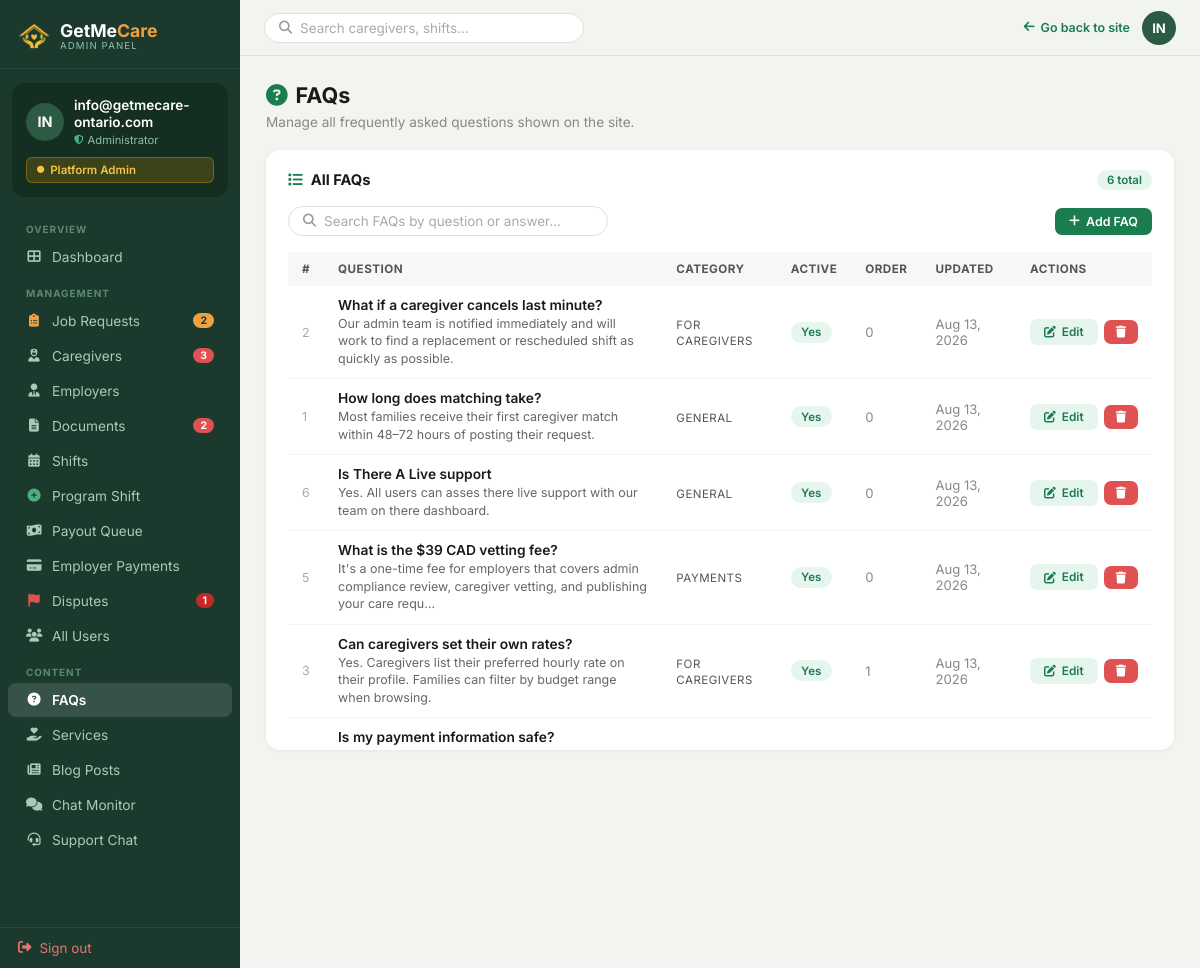
Page /admin-panel/faqs/ (signed in) on the committed database.
### Account/models.py (models this page shows, shortened)
class CustomUser(AbstractUser):
    EMPLOYER = 'employer'
    CAREGIVER = 'caregiver'
    ROLE_CHOICES = [
        (EMPLOYER, 'Employer / Family'),
        (CAREGIVER, 'Caregiver / PSW'),
    ]
    role = models.CharField(
        max_length=20,
        choices=ROLE_CHOICES,
        default=EMPLOYER,
    )
    phone = models.CharField(max_length=20, blank=True)
    @property
    def is_admin(self):
        return self.is_superuser or self.is_staff
    @property
    def is_employer(self):
        return self.role == self.EMPLOYER and not self.is_admin
    @property
    def is_caregiver(self):
        return self.role == self.CAREGIVER and not self.is_admin

### AdminApp/models.py (models this page shows, shortened)
class Faq(models.Model):
    CAT_GENERAL      = 'general'
    CAT_SERVICES     = 'services'
    CAT_PRICING      = 'pricing'
    CAT_HOW_IT_WORKS = 'how_it_works'
    CAT_VERIFICATION = 'verification'
    CAT_SCHEDULING   = 'scheduling'
    CAT_PAYMENTS     = 'payments'
    CAT_CAREGIVERS   = 'caregivers'
    CAT_COVERAGE     = 'coverage'
    CAT_SUPPORT      = 'support'
    CATEGORY_CHOICES = [
        (CAT_GENERAL,      'General'),
        (CAT_SERVICES,     'Services'),
        (CAT_PRICING,      'Pricing & Rates'),
        (CAT_HOW_IT_WORKS, 'How It Works'),
        (CAT_VERIFICATION, 'Caregiver Verification'),
        (CAT_SCHEDULING,   'Scheduling'),
        (CAT_PAYMENTS,     'Payments'),
        (CAT_CAREGIVERS,   'For Caregivers'),
        (CAT_COVERAGE,     'Coverage'),
        (CAT_SUPPORT,      'Support'),
    ]
    question   = models.CharField(max_length=255, help_text="The question shown to visitors.")
    answer     = models.TextField(help_text="The full answer body.")
    category   = models.CharField(max_length=20, choices=CATEGORY_CHOICES, default=CAT_GENERAL)
    is_active  = models.BooleanField(default=True, help_text="Unchecked hides this FAQ from the public site.")
    order      = models.PositiveIntegerField(default=0, help_text="Lower numbers appear first.")
    created_at = models.DateTimeField(auto_now_add=True)
    updated_at = models.DateTimeField(auto_now=True)
    class Meta:
        ordering = ['order', 'category', 'question']
        verbose_name = 'FAQ'
        verbose_name_plural = 'FAQs'

### AdminApp/views.py (the view)
    @login_required(login_url='Account:login')
    def wrapper(request, *args, **kwargs):
        if not (request.user.is_staff or request.user.is_superuser):
            messages.error(request, 'Access denied. Admin account required.')
            return redirect('Account:login')
        return view_func(request, *args, **kwargs)

### Account/views.py (called while the page is built, shortened)
def ensure_user_notifications(user):
    if not user or not user.is_authenticated:
        return
    if user.notifications.exists():
        return

### AdminApp/views.py (called while the page is built)
def admin_required(view_func):
    @login_required(login_url='Account:login')
    def wrapper(request, *args, **kwargs):
        if not (request.user.is_staff or request.user.is_superuser):
            messages.error(request, 'Access denied. Admin account required.')
            return redirect('Account:login')
        return view_func(request, *args, **kwargs)
    wrapper.__name__ = view_func.__name__
    return wrapper

def _admin_sidebar():
    from Account.models import EmployerPayment, Dispute, JobPosting
    return {
        'pending_docs':            CaregiverDocument.objects.filter(status=CaregiverDocument.STATUS_PENDING).count(),
        'pending_profiles':        CaregiverProfile.objects.filter(status=CaregiverProfile.STATUS_PENDING).count(),
        'open_jobs_count':         JobPosting.objects.filter(status=JobPosting.STATUS_OPEN).count(),
        'employer_payments_count': EmployerPayment.objects.filter(admin_seen=False).count(),
        'payout_queue_count':      ShiftLog.objects.filter(payment_status=ShiftLog.PAY_PENDING).count(),
        'counts': {
            'open': Dispute.objects.filter(status=Dispute.STATUS_OPEN).count(),
        },
    }

@admin_required
def faq_list(request):
    q = request.GET.get('q', '').strip()
    faqs = Faq.objects.all().order_by('order', 'category', 'question')
    if q:
        faqs = faqs.filter(
            Q(question__icontains=q) | Q(answer__icontains=q)
        )
    ctx = _admin_sidebar()
    ctx['faqs'] = faqs
    ctx['search_q'] = q
    return render(request, 'AdminApp/faq-list.html', ctx)

### GETMECARE/context_processors.py (called while the page is built)
def _get_support_unread_count(user):
    try:
        from Chatbot.models import SupportMessage
        return SupportMessage.objects.filter(
            chat__user=user,
            is_read=False,
        ).exclude(sender=user).count()
    except Exception:
        return 0

def admin_whatsapp_number(request):
    from django.conf import settings
    return {
        'admin_whatsapp_number': getattr(settings, 'ADMIN_WHATSAPP_NUMBER', '+12494812647'),
    }

### templates/AdminApp/faq-list.html (shortened to what this page needs)
{% extends "AdminApp/base_admin.html" %}
{% block content %}
<div style="margin-bottom:20px">
  <h1 class="adm-page-title" style="margin-bottom:6px">
    <i class="fas fa-question-circle" style="color:#1b7d4f;margin-right:8px"></i>FAQs
  </h1>
  <p style="font-size:.85rem;color:#888">Manage all frequently asked questions shown on the site.</p>
</div>
<div class="adm-card">
  <div class="adm-card-pad">
    <div style="font-size:.92rem;font-weight:700;color:#1a1a1a;margin-bottom:16px;
                display:flex;align-items:center;gap:8px">
      <i class="fas fa-list" style="color:#1b7d4f"></i> All FAQs
      <span style="margin-left:auto;font-size:.72rem;font-weight:600;
                   background:#e6f5ee;color:#1b7d4f;border-radius:20px;padding:3px 10px">
        {% if search_q %}{{ faqs|length }} result{{ faqs|length|pluralize }}{% else %}{{ faqs|length }} total{% endif %}
      </span>
    </div>
    <div style="display:flex;justify-content:space-between;align-items:center;gap:12px;flex-wrap:wrap;margin-bottom:16px">
      <form method="get" action="" style="flex:1;min-width:200px">
        <div class="adm-search">
          <i class="fas fa-search"></i>
          <input type="text" name="q" placeholder="Search FAQs by question or answer…" value="{{ request.GET.q|default:'' }}">
        </div>
      </form>
      <a href="{% url 'AdminApp:faq_add' %}" class="adm-btn adm-btn-green" style="flex-shrink:0">
        <i class="fas fa-plus"></i> Add FAQ
      </a>
    </div>
    <div class="scroll-table-wrap">
      <table class="adm-table">
        <thead>
          <tr>
            <th>#</th>
            <th>Question</th>
            <th>Category</th>
            <th>Active</th>
            <th>Order</th>
            <th>Updated</th>
            <th>Actions</th>
          </tr>
        </thead>
        <tbody>
          {% for f in faqs %}
          <tr>
            <td style="color:#aaa;font-size:.78rem">{{ f.pk }}</td>
            <td>
              <div class="faq-q">{{ f.question }}</div>
              <div class="faq-a">{{ f.answer|truncatechars:120 }}</div>
            </td>
            <td><span class="faq-cat">{{ f.get_category_display }}</span></td>
            <td>
              {% if f.is_active %}<span class="badge badge-green">Yes</span>
              {% else %}<span class="badge badge-grey">No</span>{% endif %}
            </td>
            <td style="color:#888;font-size:.82rem">{{ f.order }}</td>
            <td style="color:#888;font-size:.82rem">{{ f.updated_at|date:"M d, Y" }}</td>
            <td>
              <div style="display:flex;gap:6px;align-items:center">
                <a href="{% url 'AdminApp:faq_edit' f.pk %}" class="adm-btn adm-btn-view" style="font-size:.74rem">
                  <i class="fas fa-edit"></i> Edit
                </a>
                <form method="post" action="{% url 'AdminApp:faq_delete' f.pk %}" style="display:inline" onsubmit="return confirm('Delete FAQ “{{ f.question|escapejs }}”? This cannot be undone.');">
                  <button type="submit" class="adm-btn adm-btn-danger" style="font-size:.74rem;padding:6px 12px">
                    <i class="fas fa-trash"></i>
                  </button>
                </form>
              </div>
            </td>
          </tr>
          {% endfor %}
        </tbody>
      </table>
    </div>
  </div>
</div>
{% endblock %}

### templates/AdminApp/base_admin.html (shortened to what this page needs)
{% load static %}
<!doctype html>
<html lang="en">
<head>
  <link rel="stylesheet" href="https://cdnjs.cloudflare.com/ajax/libs/font-awesome/6.4.0/css/all.min.css"/>
</head>
<body>
<aside class="adm-sidebar" id="adm-sidebar">
  <div class="adm-logo">
    <a href="{% url 'home' %}">
      <img src="{% static 'Caregiver/images/sitelog.png' %}" alt="GetMeCare Ontario logo" style="width:32px;height:32px;object-fit:contain;filter:brightness(0) saturate(100%) invert(72%) sepia(60%) saturate(600%) hue-rotate(345deg) brightness(105%) contrast(95%)">
      <div>
        <div class="adm-logo-name">GetMe<span style="color:#F0A040">Care</span></div>
        <div class="adm-logo-sub">Admin Panel</div>
      </div>
    </a>
  </div>
  <div class="adm-profile">
    <div class="adm-profile-row">
      <div class="adm-av">{% if request.user.first_name %}{{ request.user.first_name|first|upper }}{{ request.user.last_name|first|upper }}{% else %}{{ request.user.username|slice:":2"|upper }}{% endif %}</div>
      <div>
        <div class="adm-av-name">{{ request.user.get_full_name|default:request.user.username }}</div>
        <div class="adm-av-role"><i class="fas fa-shield-alt" style="color:#4caf7d;font-size:.6rem;"></i> Administrator</div>
      </div>
    </div>
    <div class="adm-badge"><i class="fas fa-circle" style="font-size:.45rem;"></i> Platform Admin</div>
  </div>
  <div class="adm-nav">
    <div class="adm-nav-section">Overview</div>
    <a href="{% url 'AdminApp:dashboard' %}" {% if request.resolver_match.url_name == 'dashboard' %}class="active"{% endif %}>
      <i class="fas fa-th-large"></i> Dashboard
    </a>
    <div class="adm-nav-section">Management</div>
    <a href="{% url 'AdminApp:job_requests' %}" {% if request.resolver_match.url_name in 'job_requests,job_request_matches,admin_create_39_payment_link' %}class="active"{% endif %}>
      <i class="fas fa-clipboard-list" style="color:#f0a040"></i> Job Requests
      {% if open_jobs_count %}<span class="adm-nav-badge" style="background:#f0a040;color:#1b3a2d">{{ open_jobs_count }}</span>{% endif %}
    </a>
    <a href="{% url 'AdminApp:manage_caregivers' %}" {% if request.resolver_match.url_name == 'manage_caregivers' %}class="active"{% endif %}>
      <i class="fas fa-user-nurse"></i> Caregivers
      {% if pending_profiles %}<span class="adm-nav-badge">{{ pending_profiles }}</span>{% endif %}
    </a>
    <a href="{% url 'AdminApp:manage_employers' %}" {% if request.resolver_match.url_name == 'manage_employers' %}class="active"{% endif %}>
      <i class="fas fa-user-tie"></i> Employers
    </a>
    <a href="{% url 'AdminApp:review_documents' %}" {% if request.resolver_match.url_name == 'review_documents' %}class="active"{% endif %}>
      <i class="fas fa-file-alt"></i> Documents
      {% if pending_docs %}<span class="adm-nav-badge">{{ pending_docs }}</span>{% endif %}
    </a>
    <a href="{% url 'AdminApp:manage_shifts' %}" {% if request.resolver_match.url_name == 'manage_shifts' %}class="active"{% endif %}>
      <i class="fas fa-calendar-alt"></i> Shifts
    </a>
    <a href="{% url 'AdminApp:program_shift' %}" {% if request.resolver_match.url_name == 'program_shift' %}class="active"{% endif %}>
      <i class="fas fa-plus-circle" style="color:#4caf7d"></i> Program Shift
    </a>
    <a href="{% url 'AdminApp:payout_queue' %}" {% if request.resolver_match.url_name == 'payout_queue' %}class="active"{% endif %}>
      <i class="fas fa-money-bill-wave"></i> Payout Queue
    </a>
    <a href="{% url 'AdminApp:employer_payments' %}" {% if request.resolver_match.url_name == 'employer_payments' %}class="active"{% endif %}>
      <i class="fas fa-credit-card"></i> Employer Payments
    </a>
    <a href="{% url 'AdminApp:dispute_list' %}" {% if request.resolver_match.url_name == 'dispute_list' or request.resolver_match.url_name == 'dispute_detail' %}class="active"{% endif %}>
      <i class="fas fa-flag" style="color:#e05252"></i> Disputes
      {% if counts.open %}<span class="adm-nav-badge" style="background:#c62828">{{ counts.open }}</span>{% endif %}
    </a>
    <a href="{% url 'AdminApp:manage_users' %}" {% if request.resolver_match.url_name == 'manage_users' %}class="active"{% endif %}>
      <i class="fas fa-users"></i> All Users
    </a>
    <div class="adm-nav-section">Content</div>
    <a href="{% url 'AdminApp:faq_list' %}" {% if request.resolver_match.url_name == 'faq_list' or request.resolver_match.url_name == 'faq_add' or request.resolver_match.url_name == 'faq_edit' %}class="active"{% endif %}>
      <i class="fas fa-question-circle"></i> FAQs
    </a>
    <a href="{% url 'AdminApp:service_list' %}" {% if request.resolver_match.url_name == 'service_list' or request.resolver_match.url_name == 'service_add' or request.resolver_match.url_name == 'service_edit' %}class="active"{% endif %}>
      <i class="fas fa-hand-holding-heart"></i> Services
    </a>
    <a href="{% url 'AdminApp:blog_list' %}" {% if request.resolver_match.url_name == 'blog_list' or request.resolver_match.url_name == 'blog_add' or request.resolver_match.url_name == 'blog_edit' %}class="active"{% endif %}>
      <i class="fas fa-newspaper"></i> Blog Posts
    </a>
    <a href="{% url 'admin_chat_monitor' %}" {% if request.resolver_match.url_name == 'admin_chat_monitor' %}class="active"{% endif %}>
      <i class="fas fa-comments"></i> Chat Monitor
    </a>
    <a href="{% url 'admin_support' %}" {% if request.resolver_match.url_name == 'admin_support' %}class="active"{% endif %}>
      <i class="fas fa-headset"></i> Support Chat
    </a>
  </div>
  <div class="adm-signout">
    <a href="{% url 'Account:logout' %}"><i class="fas fa-sign-out-alt"></i> Sign out</a>
  </div>
</aside>
<div class="adm-topbar">
  <form method="get" action="" class="adm-search-bar-wrap" style="flex:1;max-width:320px;">
    <div class="adm-search">
      <i class="fas fa-search"></i>
      <input type="text" name="q" placeholder="Search caregivers, shifts…" value="{{ request.GET.q|default:'' }}">
    </div>
  </form>
  <div class="adm-topbar-right" style="display:flex;align-items:center;gap:12px;margin-left:auto;">
    <a href="{% url 'home' %}" class="adm-back">
      <i class="fas fa-arrow-left"></i> Go back to site
    </a>
    <div class="adm-topbar-av">{% if request.user.first_name %}{{ request.user.first_name|first|upper }}{{ request.user.last_name|first|upper }}{% else %}{{ request.user.username|slice:":2"|upper }}{% endif %}</div>
  </div>
</div>
<main class="adm-main">
  <div class="adm-content">
    {% block content %}{% endblock %}
  </div>
</main>
  </body>
</html>

### templates/AdminApp/faq-list.html (style rules this page uses)
.faq-q { font-weight: 600; font-size: .86rem; color: #1a1a1a; }
.faq-a { font-size: .78rem; color: #666; line-height: 1.4; margin-top: 2px; display: block; }
.faq-cat { font-size: .72rem; color: #555; text-transform: uppercase; letter-spacing: .04em; }
.adm-btn-danger { background: #e05252; color: #fff; }

### rows in the picture
CustomUser: user.username "IN", user.get_full_name "info@getmecare-ontario.com"
Faq: pk "2", question "What if a caregiver cancels last minute?", answer "Our admin team is notified immediately and will work to find a replacement or rescheduled shift as quickly as possible.", category "FOR CAREGIVERS", is_active "Yes", order "0", updated_at "Aug 13, 2026"
Faq: pk "1", question "How long does matching take?", answer "Most families receive their first caregiver match within 48–72 hours of posting their request.", category "GENERAL", is_active "Yes", order "0", updated_at "Aug 13, 2026"
Faq: pk "6", question "Is There A Live support", answer "Yes. All users can asses there live support with our team on there dashboard.", category "GENERAL", is_active "Yes", order "0", updated_at "Aug 13, 2026"
Faq: pk "5", question "What is the $39 CAD vetting fee?", answer "It's a one-time fee for employers that covers admin compliance review, caregiver vetting, and publishing your care requ…", category "PAYMENTS", is_active "Yes", order "0", updated_at "Aug 13, 2026"
Faq: pk "3", question "Can caregivers set their own rates?", answer "Yes. Caregivers list their preferred hourly rate on their profile. Families can filter by budget range when browsing.", category "FOR CAREGIVERS", is_active "Yes", order "1", updated_at "Aug 13, 2026"
Faq: question "Is my payment information safe?"

### other values in the picture
{{ open_jobs_count }} "2"
{{ pending_profiles }} "3"
{{ pending_docs }} "2"
{{ counts.open }} "1"
{{ faqs|length }} "6"
